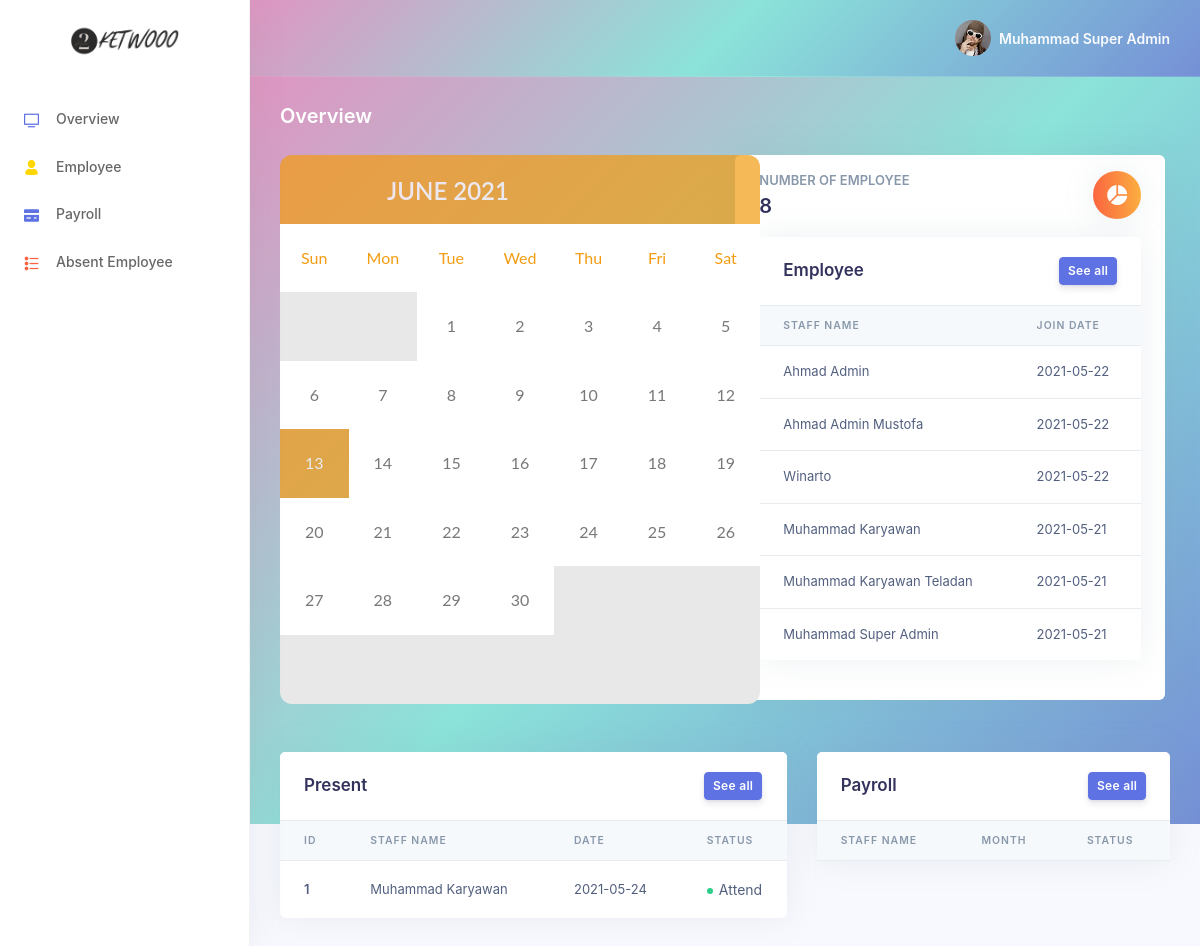
The page /index.php (signed in) on the database as committed earlier.
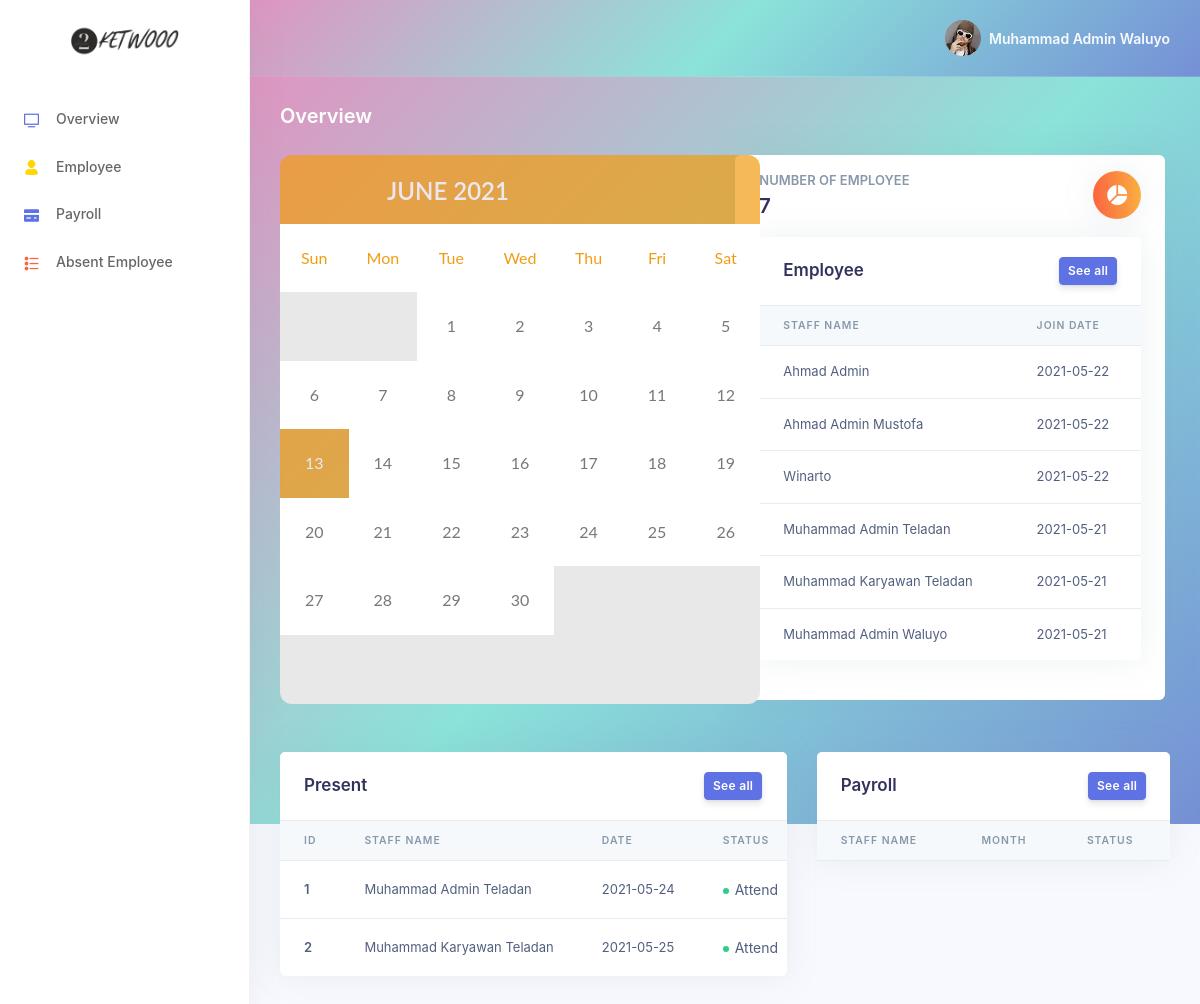
The same page on the database as committed later.
### tables this page shows
CREATE TABLE `user` (
  `id_user` int(16) NOT NULL,
  `nama_user` varchar(64) NOT NULL,
  `email_user` varchar(64) NOT NULL,
  `password_user` varchar(64) NOT NULL,
  `level_user` enum('karyawan','admin','super_admin') NOT NULL,
  `jabatan` varchar(32) DEFAULT NULL,
  `join_date` date NOT NULL,
  `alamat_user` varchar(64) DEFAULT NULL,
  `nohp` varchar(16) DEFAULT NULL
);

CREATE TABLE `attendance` (
  `id_attendance` int(16) NOT NULL,
  `id_user` int(16) NOT NULL,
  `attendance_date` varchar(16) DEFAULT NULL,
  `attendance_status` tinyint(1) DEFAULT 0
);

### index.php (the view, shortened to what the changed rows need)
<?php
include("system/connection.php");
?>
<!DOCTYPE html>
<html>
<head>
    <link rel='stylesheet prefetch' href='http://netdna.bootstrapcdn.com/font-awesome/3.2.1/css/font-awesome.css'>
    <link rel="stylesheet" href="asset/library/vendor/nucleo/css/nucleo.css" type="text/css">
    <link rel="stylesheet" href="asset/library/vendor/@fortawesome/fontawesome-free/css/all.min.css" type="text/css">
    <link rel="stylesheet" href="asset/library/sweetalert/dist/sweetalert2.min.css">
    <link rel="stylesheet" href="asset/library/css/argon.css" type="text/css">
    <link rel="stylesheet" href="asset/styles.css">
</head>
<body onload="getData(<?= $_SESSION['id_user'] ?>)">
  <div class="main-content" id="panel">
    <nav class="navbar navbar-top navbar-expand navbar-dark gradient-bg border-bottom">
      <div class="container-fluid">
        <div class="collapse navbar-collapse" id="navbarSupportedContent">
          <ul class="navbar-nav align-items-center  ml-md-auto ml-md-0 ">
            <li class="nav-item dropdown">
              <a class="nav-link pr-0" href="#" role="button" data-toggle="dropdown" aria-haspopup="true" aria-expanded="false">
                <div class="media align-items-center">
                  <div class="media-body  ml-2  d-none d-lg-block">
                    <span class="mb-0 text-sm  font-weight-bold"><?= $_SESSION["nama_user"] ?></span>
                  </div>
                </div>
              </a>
            </li>
          </ul>
        </div>
      </div>
    </nav>
    <?php
    if (!isset($_GET["page"])) {
        if ($_SESSION['level_user'] == 'super_admin' || $_SESSION['level_user'] == 'admin'){
            include("overview.php");
        }elseif($_SESSION['level_user'] == 'karyawan'){
            include("attendance.php");
        }
    } else {
        include($_GET["page"] . ".php");
    }
    ?>
  </div>
</body>
</html>

### overview.php (shortened to what the changed rows need)
<?php
  include("system/connection.php");
  $selectattendance = mysqli_query($connection,"SELECT * FROM attendance INNER JOIN user ON attendance.id_user = user.id_user WHERE attendance_status = 1 LIMIT 3");
  $selectuser = mysqli_query($connection, "SELECT * FROM user ORDER BY join_date DESC LIMIT 6");
?>
<div class="header gradient-bg pb-6">
  <div class="container-fluid">
    <div class="header-body">
      <div class="row align-items-center py-4">
        <div class="col-lg-6 col-7">
          <h6 class="h2 text-white d-inline-block mb-0">Overview</h6>
        </div>
      </div>
      <div class="row">
        <div class="col-md-5 mb-5">
          <div>
            <div id="calendar">
              <div id="calendar_header">
                <h1></h1>
              </div>
              <div id="calendar_weekdays"></div>
              <div id="calendar_content"></div>
            </div>
          </div>
        </div>
        <div class="col-xl-6 col-md-6 ml-6">
          <div class="card card-stats">
            <div class="card-body">
              <div class="row">
                <div class="col">
                  <h5 class="card-title text-uppercase text-muted mb-0">Number Of Employee</h5>
                  <span class="h2 font-weight-bold mb-0">
                  <?php
                    $numberofemployee = 0;
                    $countuser = mysqli_query($connection, "SELECT * FROM user");
                    foreach($countuser as $counternumber){$numberofemployee+=1;}
                    echo "$numberofemployee";
                  ?>
                  </span>
                </div>
                <div class="col-auto">
                  <div class="icon icon-shape bg-gradient-orange text-white rounded-circle shadow">
                    <i class="ni ni-chart-pie-35"></i>
                  </div>
                </div>
              </div>
              <div class="mt-3 mb-0">
                <div class="col-xl-15">
                  <div class="card mb-4">
                    <div class="card-header border-0">
                      <div class="row align-items-center">
                        <div class="col">
                          <h3 class="mb-0">Employee</h3>
                        </div>
                        <div class="col text-right">
                          <a href="index.php?page=employee" class="btn btn-sm btn-primary">See all</a>
                        </div>
                      </div>
                    </div>
                    <div class="table-responsive">
                      <table class="table align-items-center table-flush">
                          <thead class="thead-light">
                              <tr>
                                  <th scope="col">Staff Name</th>
                                  <th scope="col">join date</th>
                              </tr>
                          </thead>
                          <tbody>
                            <?php
                              foreach($selectuser as $data){
                            ?>
                            <tr>
                                <td>
                                    <?= $data['nama_user'] ?>
                                </td>
                                <td>
                                    <?= $data['join_date'] ?>
                                </td>
                            </tr>
                            <?php } ?>
                          </tbody>
                      </table>
                    </div>
                  </div>
                </div>
              </div>
            </div>
          </div>
        </div>
      </div>
    </div>
  </div>
</div>
<div class="container-fluid mt--6">
  <div class="row">
    <div class="col-xl-7">
      <div class="card">
        <div class="card-header border-0">
          <div class="row align-items-center">
            <div class="col">
              <h3 class="mb-0">Present</h3>
            </div>
            <div class="col text-right">
              <a href="index.php?page=AbsentEmployee" class="btn btn-sm btn-primary">See all</a>
            </div>
          </div>
        </div>
        <div class="table-responsive">
          <table class="table align-items-center table-flush">
          <thead class="thead-light">
            <tr>
              <th scope="col">ID</th>
              <th scope="col">Staff Name</th>
              <th scope="col">Date</th>
              <th scope="col">Status</th>
            </tr>
          </thead>
            <tbody>
              <?php foreach($selectattendance as $data){ ?>
                <tr>
                <th scope="row">
                      <?= $data['id_user'] ?>
                  </th>
                  <td>
                      <?= $data['nama_user'] ?>
                  </td>
                  <td>
                      <?= $data['attendance_date'] ?>
                  </td>
                  <td>
                  <?php
                    if($data['attendance_status'] == 1){
                      echo '<span class="badge badge-dot mr--4">
                      <i class="bg-success"></i>Attend
                      </span>';
                      }else{
                      echo '<span class="badge badge-dot mr--4">
                      <i class="bg-danger"></i>Not Attend
                      </span>';
                    } ?>
                  </td>
                </tr>
              <?php } ?>
            </tbody>
          </table>
        </div>
      </div>
    </div>
    <div class="col-xl-5">
      <div class="card">
        <div class="card-header border-0">
          <div class="row align-items-center">
            <div class="col">
              <h3 class="mb-0">Payroll</h3>
            </div>
            <div class="col text-right">
              <a href="index.php?page=payroll" class="btn btn-sm btn-primary">See all</a>
            </div>
          </div>
        </div>
        <div class="table-responsive">
          <table class="table align-items-center table-flush">
            <thead class="thead-light">
              <tr>
                <th scope="col">STAFF NAME</th>
                <th scope="col">MONTH</th>
                <th scope="col">STATUS</th>
              </tr>
            </thead>
          </table>
        </div>
      </div>
    </div>
  </div>
</div>

Rows that differ between the two databases and show on the page:
changed user: nama_user "Muhammad Karyawan" → "Muhammad Admin Teladan"
changed user: nama_user "Muhammad Super Admin" → "Muhammad Admin Waluyo"
changed through a linked row, attendance: id_user.nama_user "Muhammad Karyawan" → "Muhammad Admin Teladan"
added attendance: id_user.id_user "2", id_user.nama_user "Muhammad Karyawan Teladan", attendance_date "2021-05-25", attendance_status 1 (drawn)
Other text that changed with them:
$_SESSION["nama_user"]: "Muhammad Super Admin" → "Muhammad Admin Waluyo"
$numberofemployee: "8" → "7"
